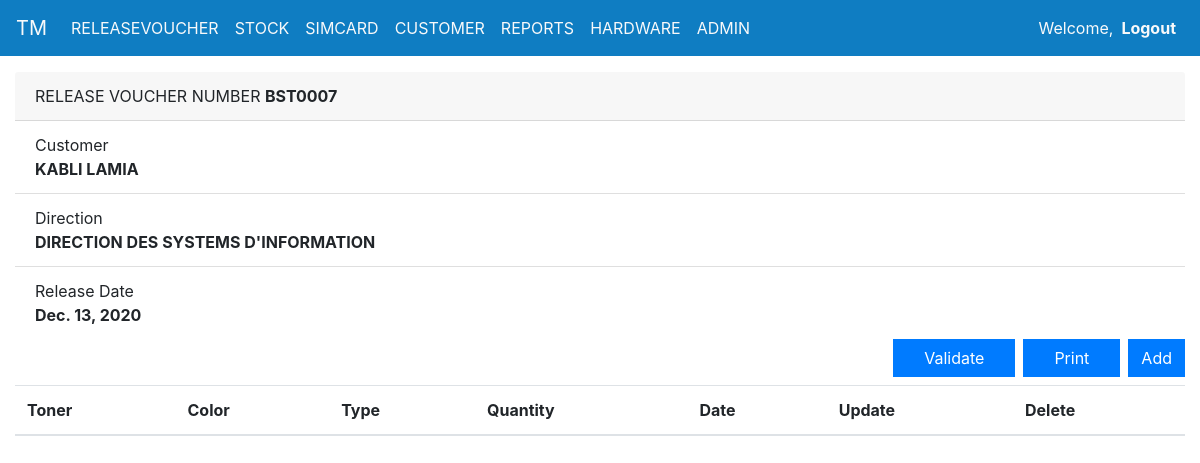
The page /release_voucher_details/8/ on the database as committed earlier.
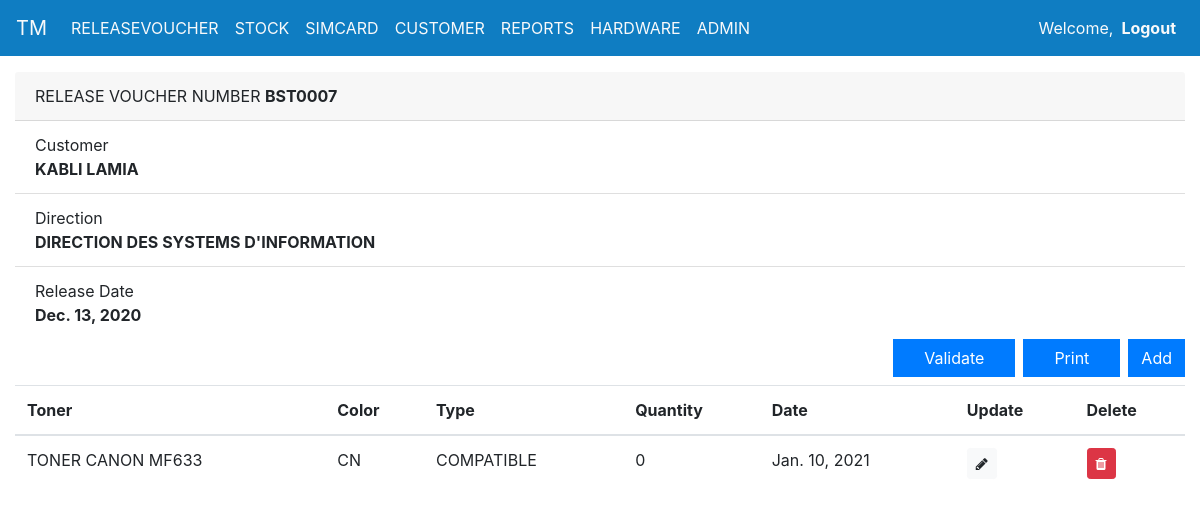
The same page on the database as committed later.
### TonersManagement/models.py (models this page shows, shortened)
class ReleaseVoucher(models.Model):
    release_number = models.CharField(max_length=9,default=increment_invoice_number)
    release_date = models.DateField(auto_now_add=True)
    customer = models.ForeignKey(Customer, on_delete=models.CASCADE)
    validated = models.BooleanField(default=False)
    def __str__(self):
        return self.release_number

class Customer(models.Model):
    direction = models.ForeignKey(Direction, on_delete=models.CASCADE)
    full_name = models.CharField(max_length=200,verbose_name='Full Name')

class Direction(models.Model):
    description = models.CharField(max_length=250)
    def __str__(self):
        return self.description

class Consumption(models.Model):
    release_voucher = models.ForeignKey(ReleaseVoucher, on_delete=models.CASCADE)
    toner = models.ForeignKey(Toner, on_delete=models.CASCADE)
    quantity = models.IntegerField(default=0)
    date = models.DateField(auto_now_add=True)
    class Meta:
        unique_together = ["release_voucher", "toner"]
        ordering = ["-id"]

class Toner(models.Model):
    description = models.CharField(max_length=80)
    COLORS = (
        ('BK','BLACK'),
        ('MG','MAGENTA'),
        ('CN','CYAN'),
        ('YW','YELLOW')
    )
    color = models.CharField(max_length=10, null= True, choices=COLORS)
    TONERS_TYPES = (
        ('COMPATIBLE','COMPATIBLE'),
        ('ORIGINAL','ORIGINAL') )
    toners_type = models.CharField(max_length=100, null= True, choices=TONERS_TYPES)
    Quantity = models.IntegerField(default=0)
    def __str__(self):
        return self.description +" "+ self.toners_type +" "+ self.color
    class Meta:
        unique_together = ["description", "color", "toners_type"]
        ordering = ["-id"]

### TonersManagement/Views/release_voucher_view.py (the view, shortened to what this page needs)
# urls.py: path('release_voucher_details/<str:pk>/',views.release_details, name='release_voucher_details'),
def release_details(request,pk):
    item = ReleaseVoucher.objects.get(id=pk)
    consumption_list = Consumption.objects.filter(release_voucher_id=item.id)
    form = ConsumptionForm(initial={'release_voucher': item})
    return render(request,'TonersManagement/pages/release_details.html',{'customers':Toner.objects.all() ,'data': item,'form':form,'consumption_list':consumption_list,'headers':["Toner","Color","Type","Quantity","Date","Update","Delete"]})

### TonersManagement/templates/TonersManagement/pages/release_details.html (shortened to what this page needs)
{% extends 'TonersManagement/components/base.html' %}
{% block content %}
<div class="container-fluid">
  <div class="mt-3">
    <div class="card-header">
      RELEASE VOUCHER NUMBER <b> {{ data.release_number }}</b>
    </div>
    <ul class="list-group list-group-flush">
      <li class="list-group-item">Customer <br><b>{{ data.customer.full_name}}</b> </li>
      <li class="list-group-item">Direction <br><b>{{ data.customer.direction}}</b> </li>
      <li class="list-group-item">Release Date <br><b>{{ data.release_date}}</b> </li>
    </ul>
  </div>
  <button type="button" class="btn btn-primary shadow-none float-right mb-2 rounded-0" data-toggle="modal"
    data-target="#CreateModal"> Add {{ model }} </button>
  <a class="btn btn-primary shadow-none float-right mr-2 rounded-0" style="padding-left : 30px; padding-right : 30px;"
    href="{% url 'report' data.id %}" role="button">Print</a>
  <a class="btn btn-primary shadow-none float-right mr-2 rounded-0" style="padding-left : 30px; padding-right : 30px;"
    href="{% url 'validate' data.id %}" role="button">Validate</a>
  {% include 'TonersManagement/components/consumptions_table.html' %}
</div>
{% endblock content %}

### TonersManagement/templates/TonersManagement/components/base.html (shortened to what this page needs)
{% load static %}
<!DOCTYPE html>
<html>
  <link rel="stylesheet" href="https://cdn.jsdelivr.net/npm/bootstrap@4.5.3/dist/css/bootstrap.min.css"
>
  <link rel="stylesheet" href="https://cdnjs.cloudflare.com/ajax/libs/font-awesome/4.7.0/css/font-awesome.min.css">
<body>
  {% load bootstrap4 %}
  {% include 'TonersManagement/components/navbar.html' %}
  {% block content %}
  {% endblock content %}
</body>
</html>

### TonersManagement/templates/TonersManagement/components/navbar.html (shortened to what this page needs)
<nav class="navbar navbar-expand-lg navbar-light " style="background-color: #0F7DC2;">
  <a class="navbar-brand text-light" href="/">TM</a>
  <div class="navbar-collapse collapse w-100 order-1 order-md-0 dual-collapse2" id="navbarNavDropdown">
    <ul class="navbar-nav">
      <li class="nav-item">
        <a class="nav-link text-light" href="/release_voucher">RELEASEVOUCHER</a>
      </li>
      <li class="nav-item">
        <a class="nav-link text-light" href="/toners">STOCK</a>
      </li>
      <li class="nav-item">
        <a class="nav-link text-light" href="/simcards">SIMCARD</a>
      </li>
      <li class="nav-item">
        <a class="nav-link text-light" href="/customers">CUSTOMER</a>
      </li>
      <li class="nav-item">
        <a class="nav-link text-light" href="/reports">REPORTS</a>
      </li>
      <li class="nav-item">
        <a class="nav-link text-light" href="/hardware">HARDWARE</a>
      </li>
      <li class="nav-item">
        <a class="nav-link text-light" href="/admin">ADMIN</a>
      </li>
    </ul>
    <ul class="nav navbar-nav navbar-nav ml-auto">
      <li> <span class="navbar-text avbar-right text-light"> Welcome, {{ request.user.first_name }} </span></li>
      <li> <a class="nav-link text-light" data-toggle="modal" data-target="#confirmation"
          style="font-weight: bold; cursor: pointer;">Logout</a></li>
    </ul>
  </div>
</nav>

### TonersManagement/templates/TonersManagement/components/consumptions_table.html (shortened to what this page needs)
{% load static %}
<div class="table-responsive-sm  table-hover d-none d-lg-block">
  <table class="table table-hover">
    <thead>
      <tr>
        {% for header in headers %}
        <th>{{header}}</th>
        {% endfor %}
      </tr>
    </thead>
    <tbody>
      {% for item in consumption_list %}
      <tr>
        <td>{{ item.toner.description }}&nbsp;&nbsp;</td>
        <td>{{ item.toner.color }}&nbsp;&nbsp;</td>
        <td>{{ item.toner.toners_type|upper }}&nbsp;&nbsp;</td>
        <td>{{ item.quantity }}&nbsp;&nbsp;</td>
        <td>{{ item.date }}&nbsp;&nbsp;</td>
        <td><a class="btn btn-light btn-sm shadow-none" href="{% url 'update_consumption' item.id %}"><i
              class="fa fa-pencil" aria-hidden="true"></i> </a></td>
        <td><a class="btn btn-danger btn-sm shadow-none" href="{% url  'delete_consumpion' item.id %}"><i
              class="fa fa-trash"></i></a></td>
      </tr>
      {% endfor %}
    </tbody>
  </table>
</div>

### TonersManagement/templates/TonersManagement/components/consumptions_mobile_view.html (shortened to what this page needs)
{% load static %}

Rows that differ between the two databases and show on the page:
added Consumption: toner.description "TONER CANON MF633", toner.color "CN", toner.toners_type "COMPATIBLE", quantity "0", date "Jan. 10, 2021"
